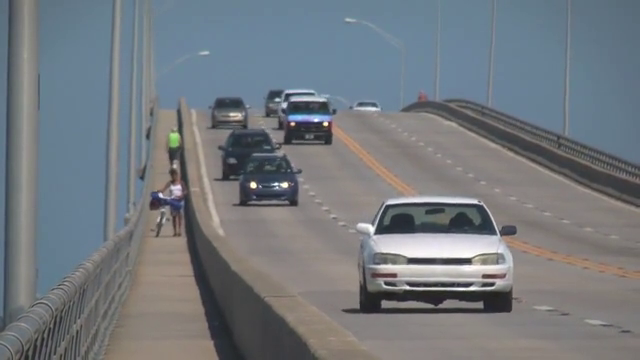
#> input picture frame 91 of Easy.mp4, 640 x 360 px
$ python estimateAllTranslation.py
#> lines starting #> are read from the running program, lines starting #| are printed output that depends on the picture
### getFeatures.py
'''
  File name: getFeatures.py
  Author:
  Date created: 2018-11-04
'''

import cv2
import numpy as np
from skimage.feature import corner_harris, corner_shi_tomasi, peak_local_max

def getFeatures(img,bbox,use_shi=False):
    n_object = np.shape(bbox)[0]
    N = 0
    temp = np.empty((n_object,),dtype=np.ndarray)   # temporary storage of x,y coordinates
    for i in range(n_object):
        (xmin, ymin, boxw, boxh) = cv2.boundingRect(bbox[i,:,:].astype(int))
        roi = img[ymin:ymin+boxh,xmin:xmin+boxw]
        # cv2.imshow('roi',roi)
        if use_shi:
            corner_response = corner_shi_tomasi(roi)
        else:
            corner_response = corner_harris(roi)
        coordinates = peak_local_max(corner_response,num_peaks=20,exclude_border=2)
        coordinates[:,1] += xmin
        coordinates[:,0] += ymin
        temp[i] = coordinates
        if coordinates.shape[0] > N:
            N = coordinates.shape[0]
    x = np.full((N,n_object),-1)
    y = np.full((N,n_object),-1)
    for i in range(n_object):
        n_feature = temp[i].shape[0]
        x[0:n_feature,i] = temp[i][:,1]
        y[0:n_feature,i] = temp[i][:,0]
    return x,y

# [29 lines that do not run on import are left out]


### estimateFeatureTranslation.py
'''
  File name: estimateFeatureTranslation.py
  Author:
  Date created: 2018-11-05
'''

import numpy as np
from numpy.linalg import inv
import cv2
from utils import interp2

WINDOW_SIZE = 25

def estimateFeatureTranslation(startX,startY,Ix,Iy,img1,img2):
    X=startX
    Y=startY
    mesh_x,mesh_y=np.meshgrid(np.arange(WINDOW_SIZE),np.arange(WINDOW_SIZE))
    img1_gray = cv2.cvtColor(img1, cv2.COLOR_RGB2GRAY)
    img2_gray = cv2.cvtColor(img2, cv2.COLOR_RGB2GRAY)
    mesh_x_flat_fix =mesh_x.flatten() + X - np.floor(WINDOW_SIZE / 2)
    mesh_y_flat_fix =mesh_y.flatten() + Y - np.floor(WINDOW_SIZE / 2)
    coor_fix = np.vstack((mesh_x_flat_fix,mesh_y_flat_fix))
    I1_value = interp2(img1_gray, coor_fix[[0],:], coor_fix[[1],:])
    Ix_value = interp2(Ix, coor_fix[[0],:], coor_fix[[1],:])
    Iy_value = interp2(Iy, coor_fix[[0],:], coor_fix[[1],:])
    I=np.vstack((Ix_value,Iy_value))
    A=I.dot(I.T)


    for _ in range(15):
        mesh_x_flat=mesh_x.flatten() + X - np.floor(WINDOW_SIZE / 2)
        mesh_y_flat=mesh_y.flatten() + Y - np.floor(WINDOW_SIZE / 2)
        coor=np.vstack((mesh_x_flat,mesh_y_flat))
        I2_value = interp2(img2_gray, coor[[0],:], coor[[1],:])
        Ip=(I2_value-I1_value).reshape((-1,1))
        b=-I.dot(Ip)
        solution=inv(A).dot(b)
        # solution = np.linalg.solve(A, b)
        X += solution[0,0]
        Y += solution[1,0]

    return X, Y

### utils.py
import numpy as np
from scipy import signal
import matplotlib.pyplot as plt

# [27 lines left out: functions GaussianPDF_1D, GaussianPDF_2D, rgb2gray, not called in this run]

def interp2(v, xq, yq):

	if len(xq.shape) == 2 or len(yq.shape) == 2:
		dim_input = 2
		q_h = xq.shape[0]
		q_w = xq.shape[1]
		xq = xq.flatten()
		yq = yq.flatten()

	h = v.shape[0]
	w = v.shape[1]
	if xq.shape != yq.shape:
		raise 'query coordinates Xq Yq should have same shape'


	x_floor = np.floor(xq).astype(np.int32)
	y_floor = np.floor(yq).astype(np.int32)
	x_ceil = np.ceil(xq).astype(np.int32)
	y_ceil = np.ceil(yq).astype(np.int32)

	x_floor[x_floor<0] = 0
	y_floor[y_floor<0] = 0
	x_ceil[x_ceil<0] = 0
	y_ceil[y_ceil<0] = 0

	x_floor[x_floor>=w-1] = w-1
	y_floor[y_floor>=h-1] = h-1
	x_ceil[x_ceil>=w-1] = w-1
	y_ceil[y_ceil>=h-1] = h-1

	v1 = v[y_floor, x_floor]
	v2 = v[y_floor, x_ceil]
	v3 = v[y_ceil, x_floor]
	v4 = v[y_ceil, x_ceil]

	lh = yq - y_floor
	lw = xq - x_floor
	hh = 1 - lh
	hw = 1 - lw

	w1 = hh * hw
	w2 = hh * lw
	w3 = lh * hw
	w4 = lh * lw

	interp_val = v1 * w1 + w2 * v2 + w3 * v3 + w4 * v4

	if dim_input == 2:
		return interp_val.reshape(q_h,q_w)
	return interp_val

### estimateAllTranslation.py
'''
  File name: estimateAllTranslation.py
  Author:
  Date created: 2018-11-05
'''

import numpy as np
import cv2
from scipy import signal

from getFeatures import getFeatures
from estimateFeatureTranslation import estimateFeatureTranslation

def estimateAllTranslation(startXs,startYs,img1,img2):
    I = cv2.cvtColor(img1,cv2.COLOR_RGB2GRAY)
    I = cv2.GaussianBlur(I,(5,5),0.2)
    Iy, Ix = np.gradient(I.astype(float))

    startXs_flat = startXs.flatten()
    startYs_flat = startYs.flatten()
    newXs = np.full(startXs_flat.shape,-1,dtype=float)
    newYs = np.full(startYs_flat.shape,-1,dtype=float)
    for i in range(np.size(startXs)):
        if startXs_flat[i] != -1:
            newXs[i], newYs[i] = estimateFeatureTranslation(startXs_flat[i], startYs_flat[i], Ix, Iy, img1, img2)
    newXs = np.reshape(newXs, startXs.shape)
    newYs = np.reshape(newYs, startYs.shape)
    return newXs, newYs

if __name__ == "__main__":
    cap = cv2.VideoCapture("Easy.mp4")
    ret, frame1 = cap.read()  # get first frame
#> frame1 is the input picture: shape (360, 640, 3); mean B, G, R 126.6, 121.2, 115.7
    ret, frame2 = cap.read()  # get second frame
    ret, frame2 = cap.read()  # get second frame
    ret, frame2 = cap.read()  # get second frame
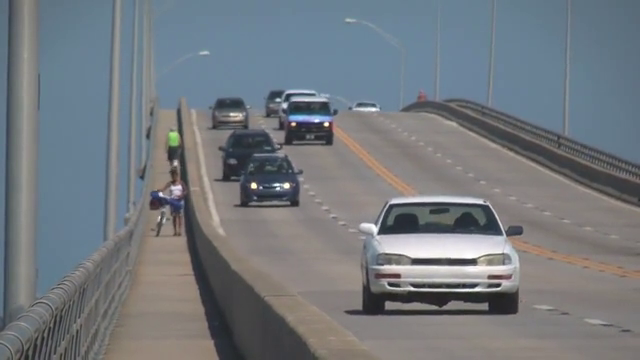
#> input picture frame 94 of Easy.mp4, 640 x 360 px
#> frame2 is the input picture: shape (360, 640, 3); mean B, G, R 126.4, 121.1, 115.5
    ret, frame2 = cap.read()  # get second frame
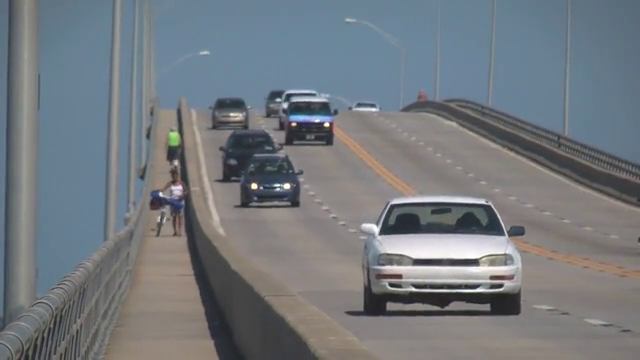
#> input picture frame 95 of Easy.mp4, 640 x 360 px
#> frame2 is the input picture: shape (360, 640, 3); mean B, G, R 126.4, 121.1, 115.5
    ret, frame2 = cap.read()  # get second frame
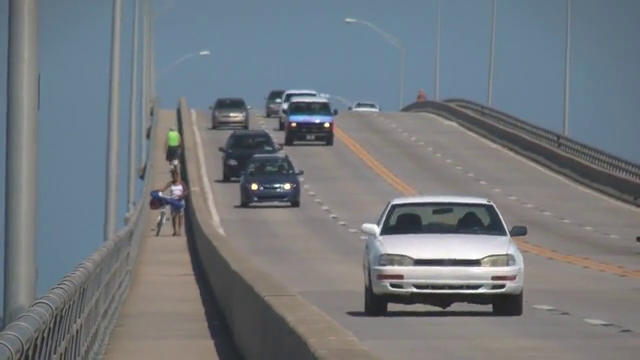
#> input picture frame 96 of Easy.mp4, 640 x 360 px
#> frame2 is the input picture: shape (360, 640, 3); mean B, G, R 126.2, 121, 115.3
    ret, frame2 = cap.read()  # get second frame
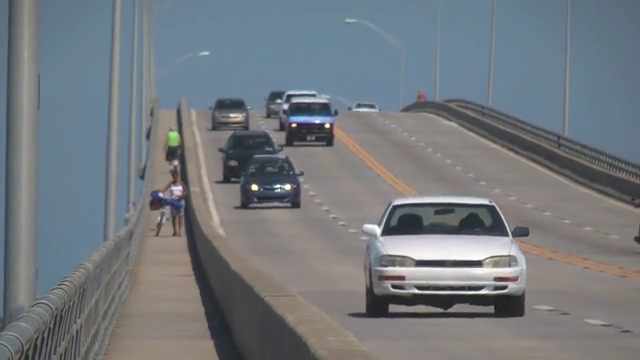
#> input picture frame 97 of Easy.mp4, 640 x 360 px
#> frame2 is the input picture: shape (360, 640, 3); mean B, G, R 126.5, 121, 115.5
    ret, frame2 = cap.read()  # get second frame
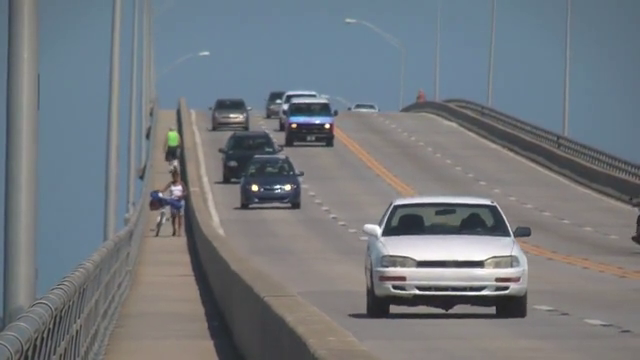
#> input picture frame 98 of Easy.mp4, 640 x 360 px
#> frame2 is the input picture: shape (360, 640, 3); mean B, G, R 126.4, 121, 115.3
    frame1_gray = cv2.cvtColor(frame1,cv2.COLOR_RGB2GRAY)
    frame2_gray = cv2.cvtColor(frame2,cv2.COLOR_RGB2GRAY)

    n_object = 1
    bbox = np.array([[[291,187],[405,187],[291,267],[405,267]]])

    startXs,startYs = getFeatures(frame1_gray,bbox)
#> the loop in getFeatures, `for i in range(n_object):` made 1 pass
#> pass 1, in getFeatures, `corner_response = corner_harris(roi)`:
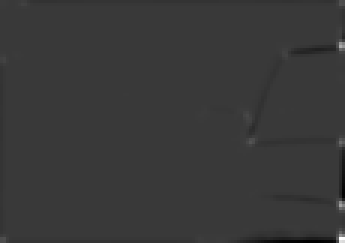
#> corner_response: shape (81, 115) float64 (shown 3 times larger); min -1.69, max 5.78, mean -0.0136; drawn with min black and max white
#> after the loop in getFeatures, `for i in range(n_object):`: N = 20
#> in getFeatures, `x = np.full((N,n_object),-1)`: x = 20 values from -1 to -1
#> after the loop in getFeatures, `for i in range(n_object):`: x = 20 values, max 396 at index 14, min 296 at index 4, mean 368; y = 20 values, max 265 at index 9, min 205 at index 2, mean 236.7
#> startXs has the same summary as x in getFeatures; startYs has the same summary as y in getFeatures
    newXs, newYs =  estimateAllTranslation(startXs, startYs, frame1, frame2)
#> in estimateAllTranslation, `startXs_flat = startXs.flatten()`: startXs_flat has the same summary as x in getFeatures
#> in estimateAllTranslation, `startYs_flat = startYs.flatten()`: startYs_flat has the same summary as y in getFeatures
#> the loop in estimateAllTranslation, `for i in range(np.size(startXs)):` made 20 passes
#> A in estimateFeatureTranslation on passes 1 to 8: [[148452.8, 10520.5], [10520.5, 175224]], [[223977, 52674.8], [52674.8, 191829.5]], [[142109.8, 105484.2], [105484.2, 222821.2]], [[27477.2, -16831.8], [-16831.8, 80186]], [[27798.2, 586.8], [586.8, 49345]], [[25894, -31094.2], [-31094.2, 414078.8]], [[22797.2, -9179], [-9179, 93444.2]], [[23001.8, -29207.2], [-29207.2, 414500.5]]

    import matplotlib.pyplot as plt
    from matplotlib.patches import Rectangle
    fig, ax = plt.subplots()
    diff = np.subtract(frame1_gray.astype(int),frame2_gray.astype(int))
    ax.imshow(diff,cmap='gray')
    ax.scatter(newXs[newXs!=-1],newYs[newYs!=-1],color=(0,1,0))
    ax.scatter(startXs[startXs!=-1],startYs[startYs!=-1],color=(1,0,0))
    for i in range(n_object):
        (xmin, ymin, boxw, boxh) = cv2.boundingRect(bbox[i,:,:])
        patch = Rectangle((xmin,ymin),boxw,boxh,fill=False,color=(0,0,0),linewidth=1)
        ax.add_patch(patch)
    plt.show()
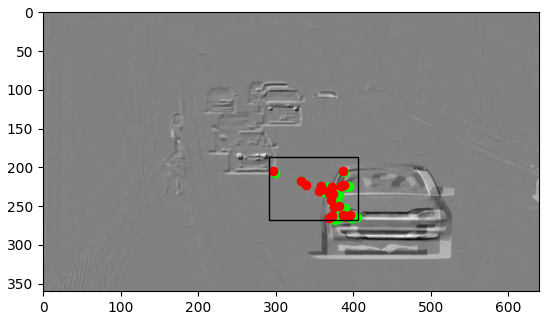
#> figure drawn by matplotlib, 1 panel

$ run again, starting later in the video
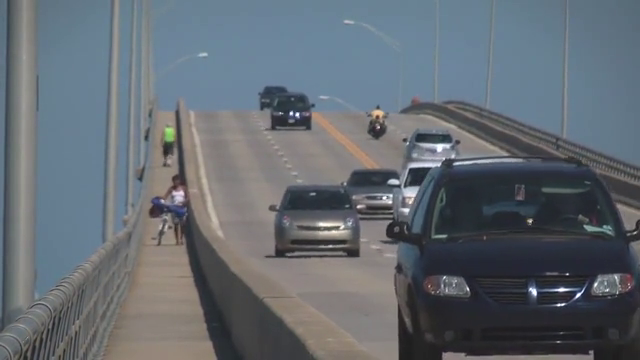
#> input picture frame 411 of Easy.mp4, 640 x 360 px
#> frame1 is the input picture: shape (360, 640, 3); mean B, G, R 113.8, 106.6, 99.3
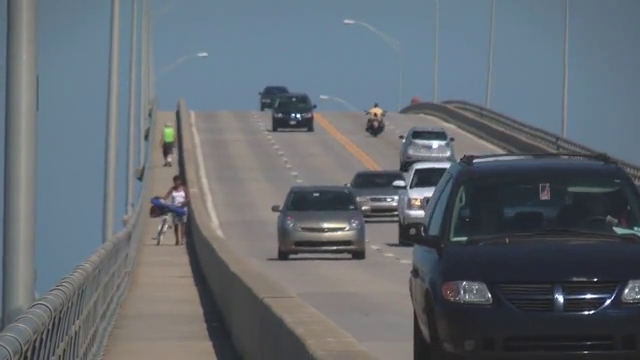
#> input picture frame 418 of Easy.mp4, 640 x 360 px
#> frame2 is the input picture: shape (360, 640, 3); mean B, G, R 113.6, 106.6, 99.1
#> after the loop in getFeatures, `for i in range(n_object):`: N = 20
#> in getFeatures, `x = np.full((N,n_object),-1)`: x = 20 values from -1 to -1
#> after the loop in getFeatures, `for i in range(n_object):`: x = 20 values, max 392 at index 16, min 310 at index 10, mean 354.6; y = 20 values, max 256 at index 13, min 193 at index 6, mean 214.1
#> startXs has the same summary as x in getFeatures; startYs has the same summary as y in getFeatures
#> startXs_flat has the same summary as x in getFeatures
#> startYs_flat has the same summary as y in getFeatures
#> the loop in estimateAllTranslation, `for i in range(np.size(startXs)):` made 20 passes
#> A in estimateFeatureTranslation on passes 1 to 8: [[54799, 8512.2], [8512.2, 163733.2]], [[68336.8, 27074.5], [27074.5, 294681.2]], [[103559, 6079.8], [6079.8, 278473.8]], [[131441, 1747], [1747, 251956.5]], [[155578.5, 218.8], [218.8, 269807]], [[75222.2, 26745.8], [26745.8, 224644.2]], [[10385, 2257.2], [2257.2, 48396.5]], [[77014, 17551.8], [17551.8, 173055.5]]
#> `plt.show()`:
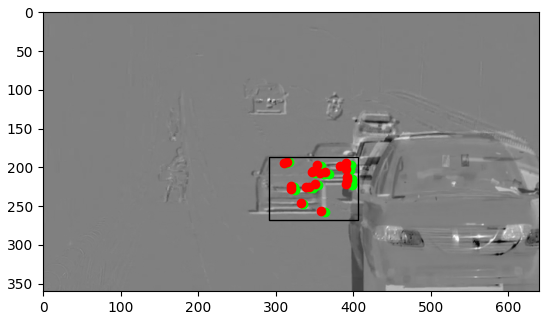
#> figure drawn by matplotlib, 1 panel

$ run again, starting later in the video
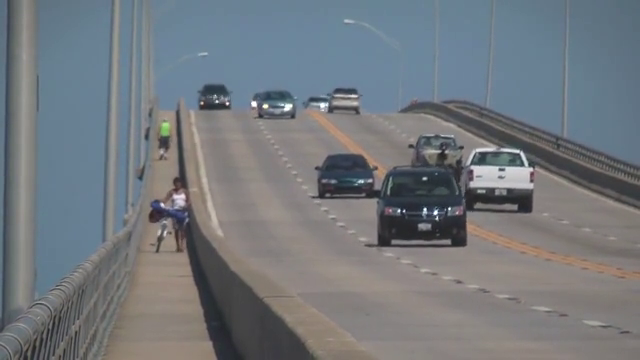
#> input picture frame 731 of Easy.mp4, 640 x 360 px
#> frame1 is the input picture: shape (360, 640, 3); mean B, G, R 125.5, 120.3, 115.1
#> the loop in getFeatures, `for i in range(n_object):` made 1 pass
#> pass 1, in getFeatures, `corner_response = corner_harris(roi)`:
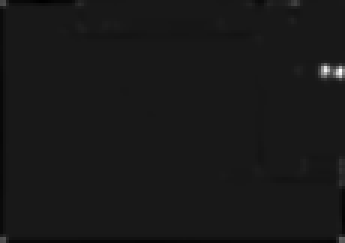
#> corner_response: shape (81, 115) float64 (shown 3 times larger); min -0.26, max 2.48, mean 0.000888; drawn with min black and max white
#> after the loop in getFeatures, `for i in range(n_object):`: N = 20
#> in getFeatures, `x = np.full((N,n_object),-1)`: x = 20 values from -1 to -1
#> after the loop in getFeatures, `for i in range(n_object):`: x = 20 values, max 403 at index 12, min 312 at index 11, mean 362.4; y = 20 values, max 262 at index 12, min 193 at index 2, mean 216.4
#> startXs has the same summary as x in getFeatures; startYs has the same summary as y in getFeatures
#> startXs_flat has the same summary as x in getFeatures
#> startYs_flat has the same summary as y in getFeatures
#> the loop in estimateAllTranslation, `for i in range(np.size(startXs)):` made 20 passes
#> A in estimateFeatureTranslation on passes 1 to 8: [[111051, 4849.8], [4849.8, 105976]], [[94097.8, 2921.5], [2921.5, 76467.8]], [[96435.2, 18164.8], [18164.8, 37080.8]], [[37423.2, -612.5], [-612.5, 86309.2]], [[12956, -2361], [-2361, 126417.5]], [[12728.2, -3044], [-3044, 129217.8]], [[36904, 411.2], [411.2, 120763]], [[35746.8, 9054], [9054, 176054]]
#> `plt.show()`:
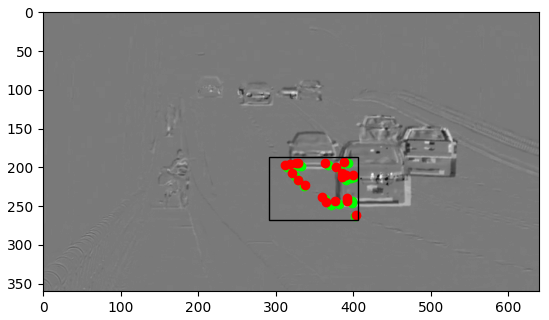
#> figure drawn by matplotlib, 1 panel
